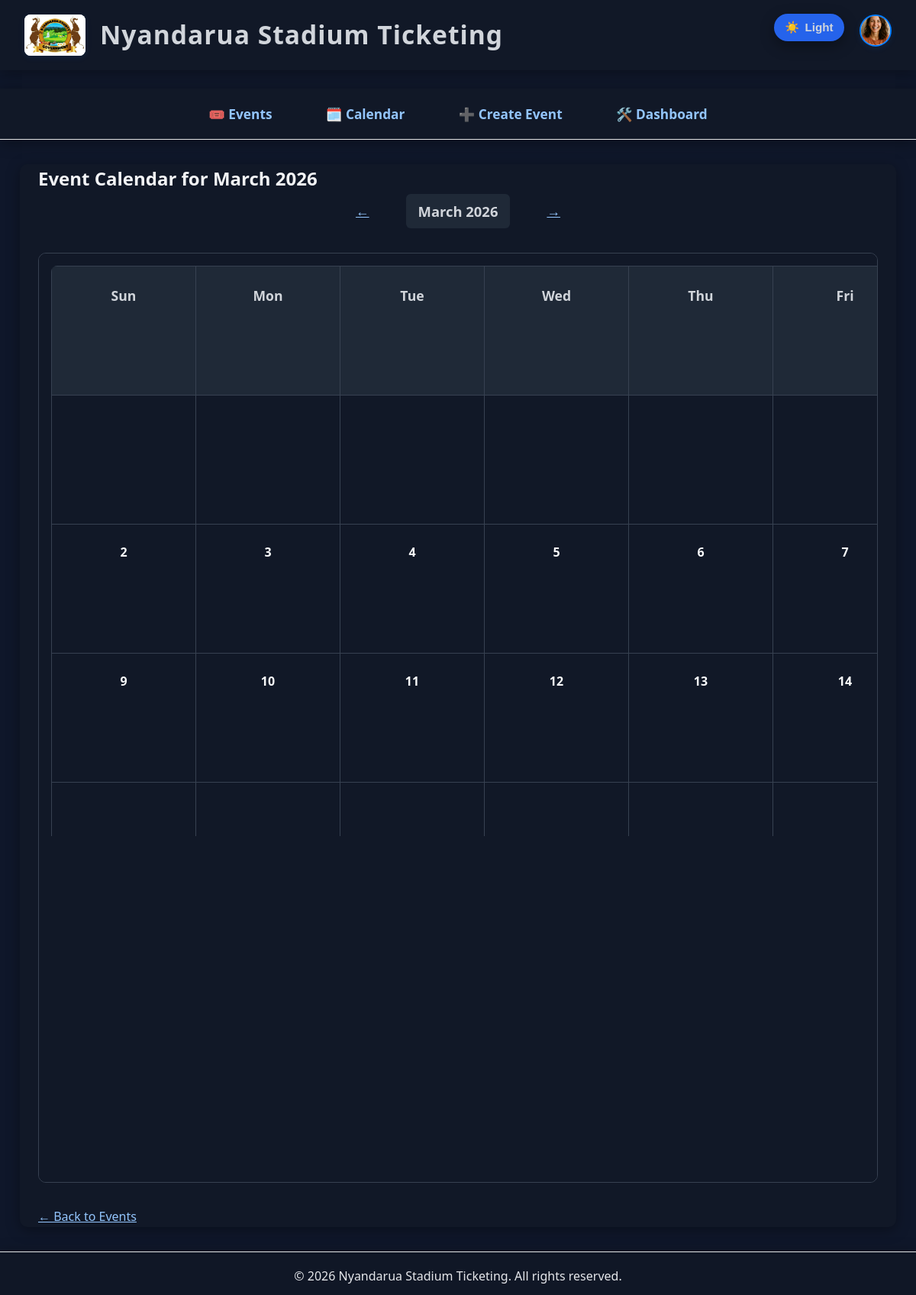
The page /events/calendar/ (signed in) on the database as committed earlier.
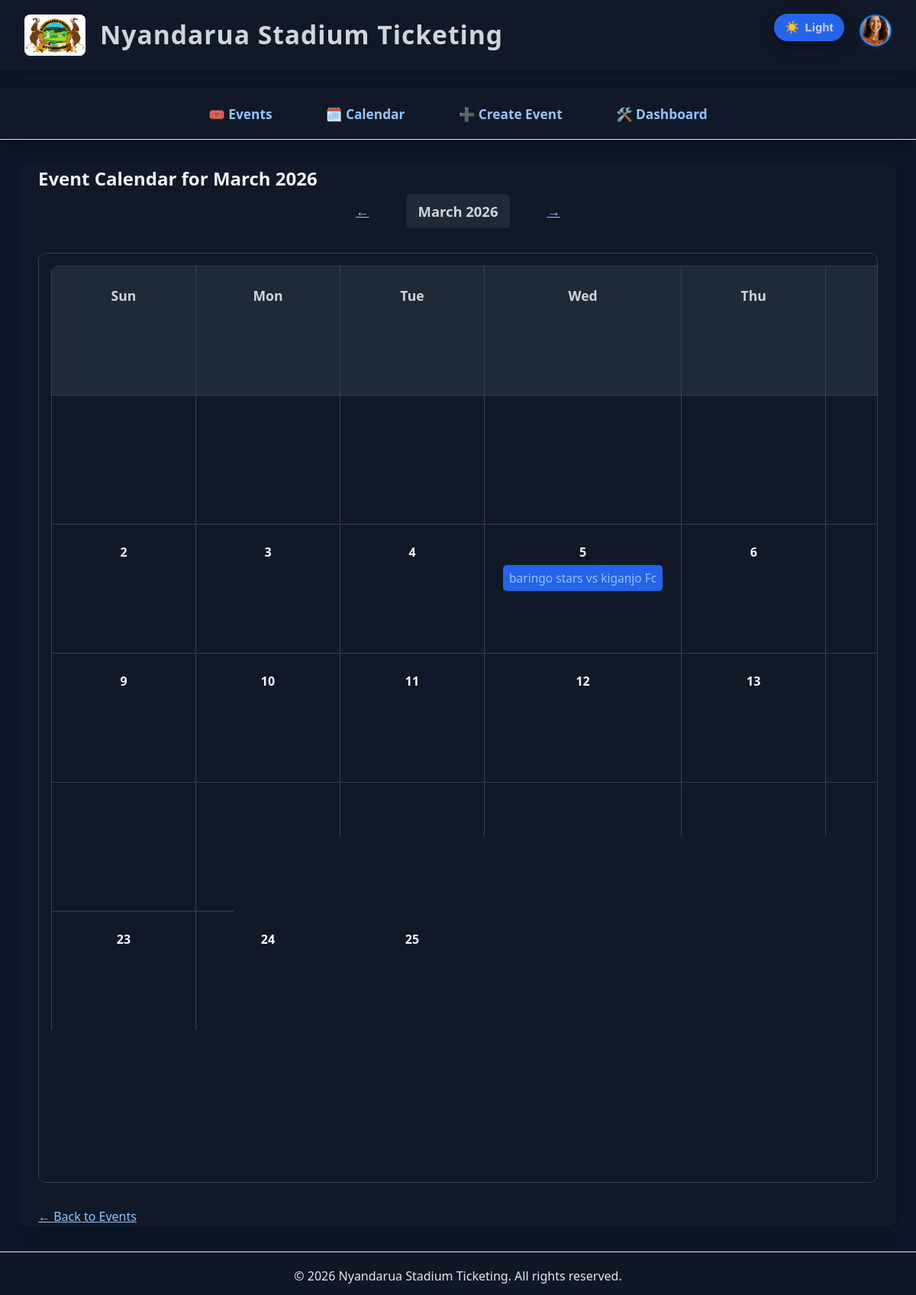
The same page on the database as committed later.
### events/models.py (models this page shows, shortened)
class Event(models.Model):
    EVENT_TYPE_CHOICES = [
        ('sports', 'Sports Events'),
        ('entertainment', 'Entertainment Events'),
        ('civic', 'Civic and Political Events'),
        ('educational', 'Educational and Institutional Events'),
        ('corporate', 'Corporate and Business Events'),
        ('religious', 'Religious and Spiritual Events'),
        ('recreational', 'Recreational and Community Events'),
        ('esports', 'E-sports and Virtual Events'),
    ]
    SPORTS_TYPE_CHOICES = [
        ('football', 'Football'),
        ('basketball', 'Basketball'),
        ('athletics', 'Athletics'),
        ('rugby', 'Rugby'),
        ('tennis', 'Tennis'),
    ]
    LEAGUE_CHOICES = [
        ('premier_league', 'Premier League'),
        ('national_league', 'National League'),
        ('champions_league', 'Champions League'),
    ]
    LOCATION_CHOICES = [
        ('ol_kalou', 'Ol Kalou Stadium'),
        ('kararani', 'Kararani Stadium (Ndunyu Njeru)'),
    ]
    name = models.CharField(max_length=200)
    date = models.DateTimeField()
    start_time = models.TimeField(default=time(9, 0))
    end_time = models.TimeField(default=time(17, 0))
    location = models.CharField(max_length=32, choices=LOCATION_CHOICES, default='ol_kalou')
    description = models.TextField(blank=True)
    thumbnail = models.ImageField(upload_to='event_thumbnails/', blank=True, null=True)
    event_type = models.CharField(max_length=32, choices=EVENT_TYPE_CHOICES, default='sports')
    sport_type = models.CharField(max_length=32, choices=SPORTS_TYPE_CHOICES, blank=True, null=True)
    league = models.CharField(max_length=32, choices=LEAGUE_CHOICES, blank=True, null=True)

### events/views.py (the view)
# urls.py: path('calendar/', views.event_calendar, name='event_calendar'),
def event_calendar(request):
    today = date.today()
    year = int(request.GET.get('year', today.year))
    month = int(request.GET.get('month', today.month))
    month_name = calendar.month_name[month]
    week_days = ['Sun', 'Mon', 'Tue', 'Wed', 'Thu', 'Fri', 'Sat']
    cal = calendar.Calendar()
    month_days = cal.monthdatescalendar(year, month)
    calendar_matrix = []
    for week in month_days:
        week_list = []
        for day in week:
            day_events = Event.objects.filter(date__date=day) if day.month == month else []
            week_list.append({
                'day': day.day if day.month == month else '',
                'events': day_events
            })
        calendar_matrix.append(week_list)
    context = {
        'month': month,  # <-- Add this line
        'month_name': month_name,
        'year': year,
        'week_days': week_days,
        'calendar': calendar_matrix,
        'calendar_module': calendar,  # If you want to use calendar.month_name in template
    }
    return render(request, 'events/event_calendar.html', context)

### events/templates/events/event_calendar.html (shortened to what this page needs)
{% extends "base.html" %}
{% load static %}
{% block content %}
    <h2>Event Calendar for {{ month_name }} {{ year }}</h2>
    <div class="calendar-nav">
        {% with prev_month=month|add:"-1" next_month=month|add:"1" %}
            {% if month == 1 %}
                <a href="?month=12&year={{ year|add:"-1" }}">&larr; {{ "December" }}</a>
            {% else %}
                <a href="?month={{ month|add:"-1" }}&year={{ year }}">&larr; {{ calendar.month_name|slice:month|last }}</a>
            {% endif %}
            <span>{{ month_name }} {{ year }}</span>
            {% if month == 12 %}
                <a href="?month=1&year={{ year|add:"1" }}">{{ "January" }} &rarr;</a>
            {% else %}
                <a href="?month={{ month|add:"1" }}&year={{ year }}">{{ calendar.month_name|slice:next_month|last }} &rarr;</a>
            {% endif %}
        {% endwith %}
    </div>
    <div class="calendar-container">
        <table class="calendar-table">
            <thead>
                <tr>
                    {% for day in week_days %}
                    <th>{{ day }}</th>
                    {% endfor %}
                </tr>
            </thead>
            <tbody>
                {% for week in calendar %}
                <tr>
                    {% for day in week %}
                    <td>
                        {% if day.day %}
                            <div><strong class="calendar-day-number">{{ day.day }}</strong></div>
                            {% for event in day.events %}
                                <a href="{% url 'event_detail' event.id %}" class="calendar-event">{{ event.name }}</a>
                            {% endfor %}
                        {% endif %}
                    </td>
                    {% endfor %}
                </tr>
                {% endfor %}
            </tbody>
        </table>
    </div>
    <div class="calendar-back-link">
        <a href="{% url 'event_list' %}">&larr; Back to Events</a>
    </div>
{% endblock %}

Rows that differ between the two databases and show on the page:
added Event: name "baringo stars vs kiganjo Fc"
Other text that changed with them:
new list line: "23 24 25"
list line gone: "Fri"
list line gone: "7"
list line gone: "14"
